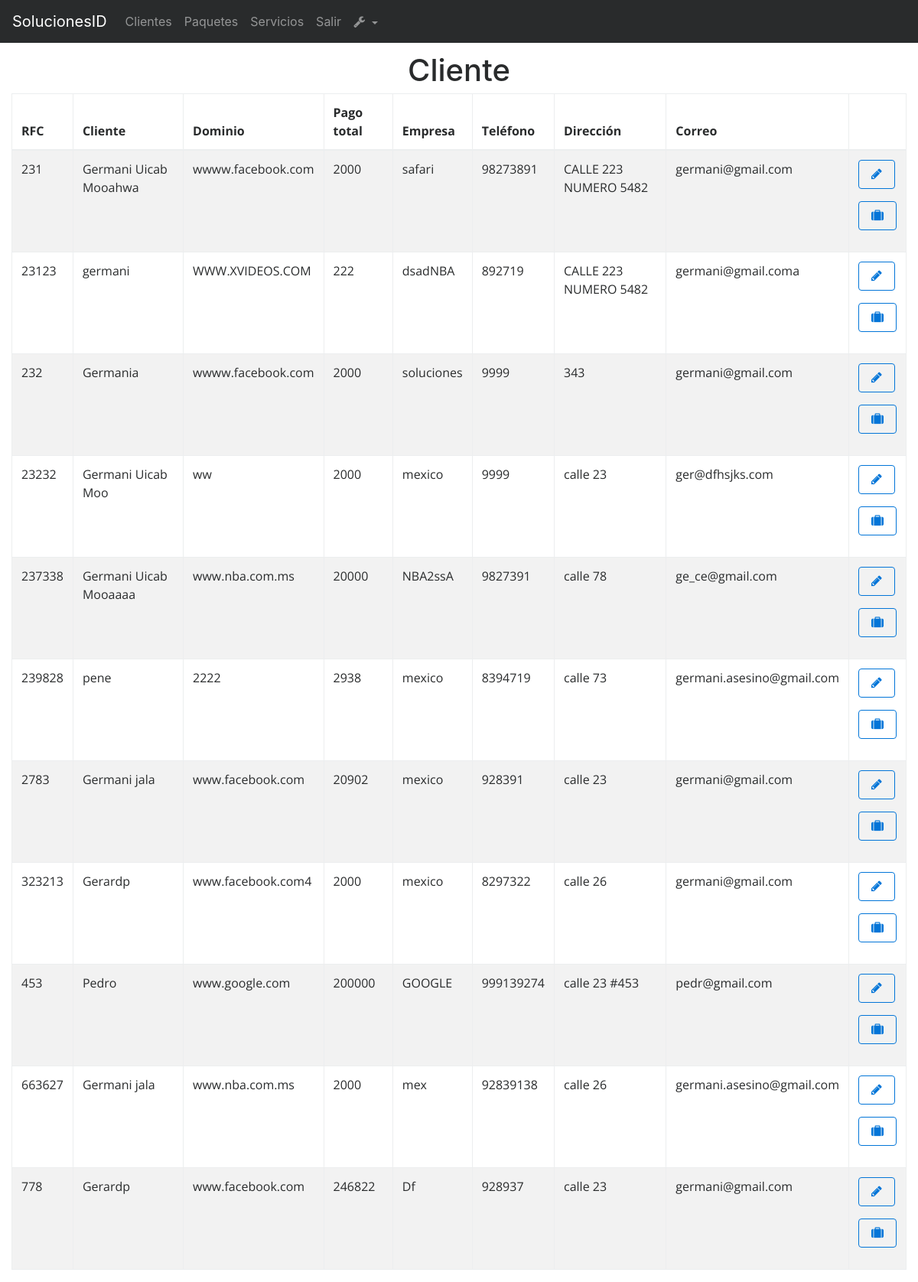
Before: /index.php?action=RegistrosClientes (signed in) with the older database file.
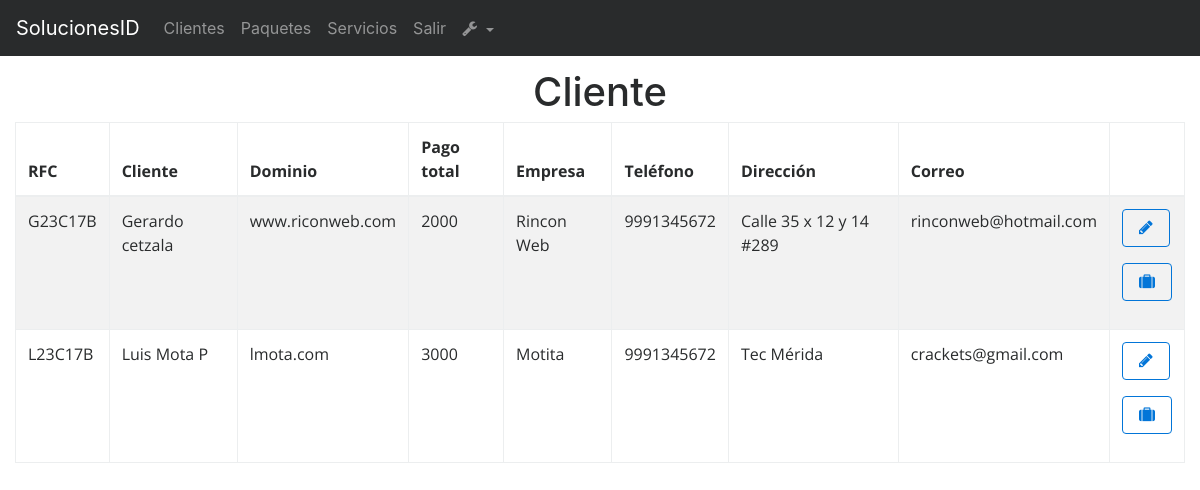
After: the same page with the newer database file.
### tables this page shows
CREATE TABLE IF NOT EXISTS `Cliente` (
  `RFC` varchar(13) NOT NULL,
  `nombreCliente` varchar(120) DEFAULT NULL,
  `dominio` varchar(250) DEFAULT NULL,
  `totalPago` int(11) DEFAULT NULL,
  `nombreEmpresa` varchar(60) DEFAULT NULL,
  `telefonoClienteEmpresa` varchar(11) NOT NULL,
  `direccionClienteEmpresa` varchar(200) DEFAULT NULL,
  `correoClienteEmpresa` varchar(100) DEFAULT NULL,
  PRIMARY KEY (`RFC`),
  UNIQUE KEY `RFC` (`RFC`)
);

### controllers/controllerAdministrador.php (called while the page is built, shortened)
<?php
class ControllerAdministrador{
	public function pagina(){
		include "views/template.php";
	}
	public function enlacesPaginasController(){
		if(isset( $_GET['action'])){
			$enlaces = $_GET['action'];
		}
		else{
			$enlaces = "index";
		}
		$respuesta = Paginas::enlacesPaginasModel($enlaces);
		include $respuesta;
	}
}
?>

### index.php (called while the page is built, shortened)
<?php
require_once 'models/ModelCliente.php';
require_once "controllers/controllerAdministrador.php";
require_once 'controllers/controllerCliente.php';
$mvc = new ControllerAdministrador();
$mvc -> pagina();
?>

### models/conexionBD.php (called while the page is built)
<?php
class Conexion{
	public static function conectar(){
		$link = new PDO("mysql:host=localhost;dbname=u700675089_soluc","root","ger3uicab");
		return $link;
	}
}
?>

### models/ModelCliente.php (called while the page is built, shortened)
<?php
require_once "conexionBD.php";
class ModelCliente extends Conexion{
	public static function vistaUsuariosModel(){
		$stmt = Conexion::conectar()->prepare("SELECT RFC,nombreCliente, dominio,totalPago,nombreEmpresa,telefonoClienteEmpresa,direccionClienteEmpresa,correoClienteEmpresa FROM Cliente");
		$stmt->execute();
		return $stmt->fetchAll();
	}
}
?>

### controllers/controllerCliente.php (the view, shortened to what this page needs)
<?php
 class MvcControllerCliente{
	public function vistaUsuariosController(){
		$respuesta = ModelCliente::vistaUsuariosModel();
		foreach($respuesta as $row => $item){
		echo'<tr>
				<td>'.$item["RFC"].'</td>
				<td>'.$item["nombreCliente"].'</td>
				<td>'.$item["dominio"].'</td>
				<td>'.$item["totalPago"].'</td>
				<td>'.$item["nombreEmpresa"].'</td>
				<td>'.$item["telefonoClienteEmpresa"].'</td>
				<td>'.$item["direccionClienteEmpresa"].'</td>
				<td>'.$item["correoClienteEmpresa"].'</td>
				<td>
				<p><a href="index.php?action=editarCliente&RFC='.$item["RFC"].'"><button class="btn btn-outline-primary" ><i class="fa fa-pencil" aria-hidden="true"></i></button></a>
				</p>
				<p><a href="index.php?action=agregarServicio&RFC='.$item["RFC"].'"><button class="btn btn-outline-primary" ><i class="fa fa-suitcase" aria-hidden="true"></i></button></a>
				</p>
				</td>
				</tr>';
		}
	}
}
 ?>

### views/template.php (shortened to what this page needs)
<!DOCTYPE html>
<html lang="en">
<head>
	<link rel="stylesheet" href="views/assets/css/font-awesome/css/font-awesome.min.css">
	<link rel="stylesheet" href="views/assets/css/style.css">
	<link rel="stylesheet" href="views/assets/css/css/bootstrap.css">
	<link rel="stylesheet" href="views/assets/css/css/dataTables.bootstrap4.css">
	<link rel="stylesheet" href="views/assets/css/css/dataTables.bootstrap4.min.css">
	<link rel="stylesheet" href="views/assets/css/css/buttons.bootstrap4.min.css">
	<link rel="stylesheet" href="views/assets/css/css/bootstrap.min.css">
</head>
<body>
 		<?php include "modules/nav.php"; ?>
<section>
<?php
$mvc = new ControllerAdministrador();
$mvc -> enlacesPaginasController();
 ?>
</section>
</body>
</html>

### views/modules/nav.php (shortened to what this page needs)
 <nav class="navbar navbar-toggleable-md navbar-inverse fixed-top bg-inverse">
  <a class="navbar-brand" href="#">SolucionesID</a>
  <div class="collapse navbar-collapse text-center" id="navbarText">
    <ul class="navbar-nav mr-auto">
      <li class="nav-item">
            <a class="nav-link" href="index.php?action=RegistrosClientes">Clientes</a>
          </li>
          <li class="nav-item">
            <a class="nav-link" href="index.php?action=RegistrosPaquetes">Paquetes</a>
          </li>
          <li class="nav-item">
            <a class="nav-link" href="index.php?action=RegistrosServicios">Servicios</a>
          </li>
          <li class="nav-item">
            <a class="nav-link" href="index.php?action=salir">Salir</a>
          </li>
          <li class="nav-item dropdown">
          <a class="nav-link dropdown-toggle" href="http://example.com" id="navbarDropdownMenuLink" data-toggle="dropdown" aria-haspopup="true" aria-expanded="false">
            <i class="fa fa-wrench" aria-hidden="true"></i>
          </a>
        </li>
    </ul>
  </div>
</nav>

### views/modules/RegistrosClientes.php (shortened to what this page needs)
<h1 class="text-center margin-20 animated fast fadeIn">Cliente</h1>
	<div class="table-responsive col-sm-12 margin-bottom">
		<table id="tdClientes" class="table table-responsive table-striped table-bordered table-hover animated  fadeIn ">
			<thead class="">
			<tr>
				<th>RFC</th>
				<th>Cliente</th>
				<th>Dominio</th>
				<th>Pago total</th>
				<th>Empresa</th>
				<th>Teléfono</th>
				<th>Dirección</th>
				<th>Correo</th>
				<th></th>
			</tr>
			</thead>
			<tbody>
			<?php
			$vistaCliente = new MvcControllerCliente();
			$vistaCliente -> vistaUsuariosController();
			?>
			</tbody>
		</table>
</div>

### views/assets/css/style.css (style rules this page uses)
body { padding-top: 70px; }
.animated { -webkit-animation-duration: 1s; animation-duration: 1s; -webkit-animation-fill-mode: both; animation-fill-mode: both; }
.fast { -webkit-animation-duration: 0.4s; animation-duration: 0.4s; -webkit-animation-fill-mode: both; animation-fill-mode: both; }
.fadeIn { animation-name: fadeIn; }
table { position: relative; margin: auto; width: 100%; }
h1 { font-size: 30px; font-weight: bold; }
#tdClientes { font-family: 'Open Sans', sans-serif; }

Changed rows visible on the page:
removed cliente: RFC "231", nombreCliente "Germani Uicab Mooahwa", dominio "wwww.facebook.com", totalPago "2000", nombreEmpresa "safari", telefonoClienteEmpresa "98273891", direccionClienteEmpresa "CALLE 223 NUMERO 5482", correoClienteEmpresa "germani@gmail.com"
removed cliente: RFC "23123", nombreCliente "germani", dominio "WWW.XVIDEOS.COM", totalPago "222", nombreEmpresa "dsadNBA", telefonoClienteEmpresa "892719", direccionClienteEmpresa "CALLE 223 NUMERO 5482", correoClienteEmpresa "germani@gmail.coma"
removed cliente: RFC "232", nombreCliente "Germania", dominio "wwww.facebook.com", totalPago "2000", nombreEmpresa "soluciones", telefonoClienteEmpresa "9999", direccionClienteEmpresa "343", correoClienteEmpresa "germani@gmail.com"
removed cliente: RFC "23232", nombreCliente "Germani Uicab Moo", dominio "ww", totalPago "2000", nombreEmpresa "mexico", telefonoClienteEmpresa "9999", direccionClienteEmpresa "calle 23", correoClienteEmpresa "ger@dfhsjks.com"
removed cliente: RFC "237338", nombreCliente "Germani Uicab Mooaaaa", dominio "www.nba.com.ms", totalPago "20000", nombreEmpresa "NBA2ssA", telefonoClienteEmpresa "9827391", direccionClienteEmpresa "calle 78", correoClienteEmpresa "ge_ce@gmail.com"
removed cliente: RFC "239828", nombreCliente "pene", dominio "2222", totalPago "2938", nombreEmpresa "mexico", telefonoClienteEmpresa "8394719", direccionClienteEmpresa "calle 73", correoClienteEmpresa "germani.asesino@gmail.com"
removed cliente: RFC "2783", nombreCliente "Germani jala", dominio "www.facebook.com", totalPago "20902", nombreEmpresa "mexico", telefonoClienteEmpresa "928391", direccionClienteEmpresa "calle 23", correoClienteEmpresa "germani@gmail.com"
removed cliente: RFC "323213", nombreCliente "Gerardp", dominio "www.facebook.com4", totalPago "2000", nombreEmpresa "mexico", telefonoClienteEmpresa "8297322", direccionClienteEmpresa "calle 26", correoClienteEmpresa "germani@gmail.com"
removed cliente: RFC "453", nombreCliente "Pedro", dominio "www.google.com", totalPago "200000", nombreEmpresa "GOOGLE", telefonoClienteEmpresa "999139274", direccionClienteEmpresa "calle 23 #453", correoClienteEmpresa "pedr@gmail.com"
removed cliente: RFC "663627", nombreCliente "Germani jala", dominio "www.nba.com.ms", totalPago "2000", nombreEmpresa "mex", telefonoClienteEmpresa "92839138", direccionClienteEmpresa "calle 26", correoClienteEmpresa "germani.asesino@gmail.com"
removed cliente: RFC "778", nombreCliente "Gerardp", dominio "www.facebook.com", totalPago "246822", nombreEmpresa "Df", telefonoClienteEmpresa "928937", direccionClienteEmpresa "calle 23", correoClienteEmpresa "germani@gmail.com"
added cliente: RFC "G23C17B", nombreCliente "Gerardo cetzala", dominio "www.riconweb.com", totalPago "2000", nombreEmpresa "Rincon Web", telefonoClienteEmpresa "9991345672", direccionClienteEmpresa "Calle 35 x 12 y 14 #289", correoClienteEmpresa "rinconweb@hotmail.com"
added cliente: RFC "L23C17B", nombreCliente "Luis Mota P", dominio "lmota.com", totalPago "3000", nombreEmpresa "Motita", telefonoClienteEmpresa "9991345672", direccionClienteEmpresa "Tec Mérida", correoClienteEmpresa "crackets@gmail.com"
